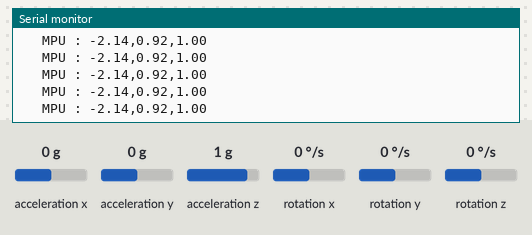
Bench run of a sketch on a simulated ESP8266 (NodeMCU). Parts: the last lines printed to the serial monitor. Wiring (inferred from the names in the program): MPU-6050 motion sensor at I2C address 0x68. The inputs (shaded band) are chosen by the test bench; at power-on: acceleration x 0 g, acceleration y 0 g, acceleration z 1 g, rotation x 0 °/s, rotation y 0 °/s, rotation z 0 °/s. WiFi joins after 1.5 s; servers stay silent unless stated; no MQTT or app messages arrive unless stated.

Above: at 3.6 s.
3.7 s: acceleration x set to -1.4 g
At 3.98 s:
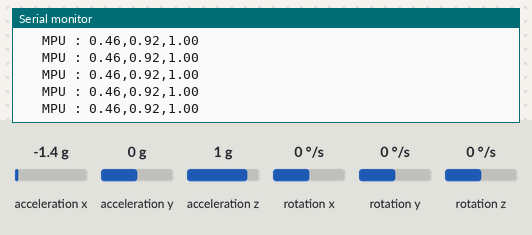
5.2 s: acceleration y set to -1.4 g
At 5.49 s:
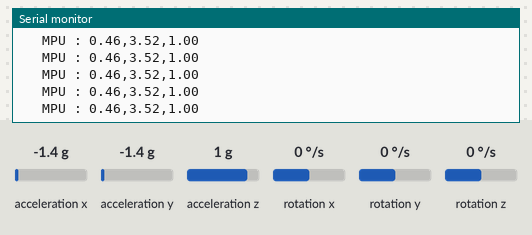
6.7 s: acceleration z set to -1.4 g
At 7.01 s:
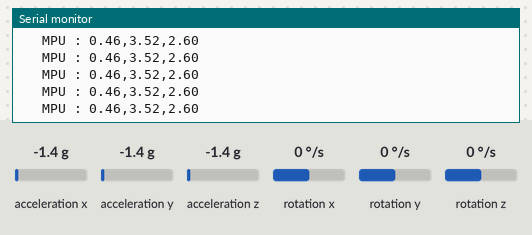

Measured:
- after the input at 3.7 s, the serial monitor: prints a new line at once (image 1)
- after the input at 5.2 s, the serial monitor: prints a new line at once (image 2)
- after the input at 6.7 s, the serial monitor: prints a new line at once (image 3)

The sketch:

mpumqtt.ino
```cpp
#include<Wire.h>
#include <ESP8266WiFi.h>
#include <PubSubClient.h>

#define MQTT_MAX_PACKET_SIZE 1024  // fix for MQTT client dropping messages over 128B ganti MQTT MAX PAKCET SIZE di Arduino/Libraries/PubSubClient/src/PubSubClient.h


//https://howtomechatronics.com/tutorials/arduino/arduino-and-mpu6050-accelerometer-and-gyroscope-tutorial/
const int MPU = 0x68; // MPU6050 I2C address
float AccX, AccY, AccZ;
float GyroX, GyroY, GyroZ;

float accAngleX, accAngleY, gyroAngleX, gyroAngleY, gyroAngleZ;
float roll, pitch, yaw;
float AccErrorX, AccErrorY, GyroErrorX, GyroErrorY, GyroErrorZ;
float elapsedTime, currentTime, previousTime;
int c = 0;

// Wifi And MQTT Configuration
const char* ssid = "Yuhu"; // Enter your WiFi name
const char* password =  "blahblah"; // Enter WiFi password
const char* mqttServer = "192.168.43.56";
const int mqttPort = 1883;

#define device_name "Device2"
 char* topic_name_accX = "Device2/accX";
 char* topic_name_accY = "Device2/accY";
 char* topic_name_accZ = "Device2/accZ";

 unsigned long lastReconnectAttempt = 0;

WiFiClient espClient;
PubSubClient client(espClient);

void setup() {
    Serial.begin(9600);
    Serial.println("MPU MQTT");
    setup_MPU();
    //calculate_IMU_error();
    setup_wifi();
    setup_mqtt();
}

void setup_wifi(){
  delay(10);
  // Connect to WiFi network
  Serial.println();
  Serial.println();
  Serial.print("Connecting to ");
  Serial.println(ssid);

  WiFi.begin(ssid, password);
  while (WiFi.status() != WL_CONNECTED) {
    Serial.print(".");
    delay(500);
  }
}

void setup_mqtt(){
  client.setServer(mqttServer, mqttPort);

  while (!client.connected()) {
    Serial.println("Connecting to MQTT...");

    if (client.connect(device_name)) {

      Serial.println("connected");

    } else {

      Serial.print("failed with state ");
      Serial.print(client.state());
      delay(2000);

    }
  }
}


void setup_MPU(){
   Wire.begin();                      // Initialize comunication
  Wire.beginTransmission(MPU);       // Start communication with MPU6050 // MPU=0x68
  Wire.write(0x6B);                  // Talk to the register 6B
  Wire.write(0x00);                  // Make reset - place a 0 into the 6B register
  Wire.endTransmission(true);        //end the transmission

  calculate_IMU_error();
    /*
   * AccErrorX: -0.04
    AccErrorY: 0.06
    GyroErrorX: 0.01
    GyroErrorY: 0.03
    GyroErrorZ: -0.03
   */
  delay(500);
}

void calculate_IMU_error() {
  // We can call this funtion in the setup section to calculate the accelerometer and gyro data error. From here we will get the error values used in the above equations printed on the Serial Monitor.
  // Note that we should place the IMU flat in order to get the proper values, so that we then can the correct values
  // Read accelerometer values 200 times
  while (c < 200) {
    Wire.beginTransmission(MPU);
    Wire.write(0x3B);
    Wire.endTransmission(false);
    Wire.requestFrom(MPU, 6, true);
    AccX = (Wire.read() << 8 | Wire.read()) / 16384.0 ;
    AccY = (Wire.read() << 8 | Wire.read()) / 16384.0 ;
    AccZ = (Wire.read() << 8 | Wire.read()) / 16384.0 ;
    // Sum all readings
    AccErrorX = AccErrorX + ((atan((AccY) / sqrt(pow((AccX), 2) + pow((AccZ), 2))) * 180 / PI));
    AccErrorY = AccErrorY + ((atan(-1 * (AccX) / sqrt(pow((AccY), 2) + pow((AccZ), 2))) * 180 / PI));
    c++;
  }
  //Divide the sum by 200 to get the error value
  AccErrorX = AccErrorX / 200;
  AccErrorY = AccErrorY / 200;
  c = 0;
  // Read gyro values 200 times
  while (c < 200) {
    Wire.beginTransmission(MPU);
    Wire.write(0x43);
    Wire.endTransmission(false);
    Wire.requestFrom(MPU, 6, true);
    GyroX = Wire.read() << 8 | Wire.read();
    GyroY = Wire.read() << 8 | Wire.read();
    GyroZ = Wire.read() << 8 | Wire.read();
    // Sum all readings
    GyroErrorX = GyroErrorX + (GyroX / 131.0);
    GyroErrorY = GyroErrorY + (GyroY / 131.0);
    GyroErrorZ = GyroErrorZ + (GyroZ / 131.0);
    c++;
  }
  //Divide the sum by 200 to get the error value
  GyroErrorX = GyroErrorX / 200;
  GyroErrorY = GyroErrorY / 200;
  GyroErrorZ = GyroErrorZ / 200;
  // Print the error values on the Serial Monitor
  Serial.print("AccErrorX: ");
  Serial.println(AccErrorX);
  Serial.print("AccErrorY: ");
  Serial.println(AccErrorY);
  Serial.print("GyroErrorX: ");
  Serial.println(GyroErrorX);
  Serial.print("GyroErrorY: ");
  Serial.println(GyroErrorY);
  Serial.print("GyroErrorZ: ");
  Serial.println(GyroErrorZ);
}

void read_acc(){
  // === Read acceleromter data === //
  Wire.beginTransmission(MPU);
  Wire.write(0x3B); // Start with register 0x3B (ACCEL_XOUT_H)
  Wire.endTransmission(false);
  Wire.requestFrom(MPU, 6, true); // Read 6 registers total, each axis value is stored in 2 registers
  //For a range of +-2g, we need to divide the raw values by 16384, according to the datasheet
  AccX = (Wire.read() << 8 | Wire.read()) / 16384.0; // X-axis value
  AccY = (Wire.read() << 8 | Wire.read()) / 16384.0; // Y-axis value
  AccZ = (Wire.read() << 8 | Wire.read()) / 16384.0; // Z-axis value

  // correct accelero
  AccX = AccX - 2.14; // AccErrorX 10.42

  AccY = AccY + 0.92; // AccErrorY -31.51


}

String dataAccX,dataAccY,dataAccZ;
int counter = 0;
void tampung_data(){
  if (counter <= 30){
    if (counter <= 29){
      dataAccY = dataAccY + String(AccY,2) + ",";
      dataAccX = dataAccX + String(AccX,2) + ",";
      dataAccZ = dataAccZ + String(AccY,2) + ",";
    } else {
      dataAccY = dataAccY + String(AccY,2);
      dataAccX = dataAccX + String(AccX,2);
      dataAccZ = dataAccZ + String(AccY,2);
    }
  } else {
    send_data();
    counter = 0;
    dataAccY = "";
    dataAccX = "";
    dataAccZ = "";
  }
  counter++;

}

/**
  Publish data to MQTT in easy way
**/
char dataPublish[150];
void publishMQTT(char* topics, String data){
   data.toCharArray(dataPublish, data.length() + 1);
   client.publish(topics, dataPublish);
}

void send_data(){
  publishMQTT(topic_name_accX, dataAccX);
  publishMQTT(topic_name_accY, dataAccY);
  publishMQTT(topic_name_accZ, dataAccZ);
}

int count_data = 0;
void process_acc(){
  count_data = 0;

  dataAccX = " ";
  dataAccY = " ";
  dataAccZ = " ";


  // wait until 30 times
  while (count_data < 30) {
    read_acc();
    Serial.print("\t MPU : "); Serial.print(AccX,2);
    Serial.print(","); Serial.print(AccY,2);
    Serial.print(","); Serial.println(AccZ,2);

    if(count_data < 29){
      dataAccX += (String(AccX,2)+",");
      dataAccZ += (String(AccZ,2)+",");
      dataAccY += (String(AccY,2)+",");
    } else {
      dataAccX += (String(AccX,2));
      dataAccZ += (String(AccZ,2));
      dataAccY += (String(AccY,2));
    }
    count_data++;
    delay(20);
  }

  // send data to broker
  char buffer_AccX[dataAccX.length()+1];
  dataAccX.toCharArray(buffer_AccX,dataAccX.length()+1);
  client.publish(topic_name_accX,buffer_AccX);

  char buffer_AccY[dataAccY.length()+1];
  dataAccY.toCharArray(buffer_AccY,dataAccY.length()+1);
  client.publish(topic_name_accY,buffer_AccY);

  char buffer_AccZ[dataAccZ.length()+1];
  dataAccZ.toCharArray(buffer_AccZ,dataAccZ.length()+1);
  client.publish(topic_name_accZ,buffer_AccZ);


}

void callback(char* topic, byte* payload, unsigned int length) {

  Serial.print("Message arrived in topic: ");
  Serial.println(topic);

  Serial.print("Message:");
  for (int i = 0; i < length; i++) {
    Serial.print((char)payload[i]);
  }

  Serial.println();
  Serial.println("-----------------------");

}

boolean reconnect() {
  if (client.connect(device_name)) {
    //if (client.connect(device_name,mqtt_user,mqtt_password)) {
    //client.subscribe(mqtt_topic_callibration);
  }
  return client.connected();
}

void loop() {
   // Loop until we're reconnected
  if (!client.connected()) {
    long now = millis();
    if (now - lastReconnectAttempt > 5000) {
      lastReconnectAttempt = now;
      // Attempt to reconnect
      if (reconnect()) {
        lastReconnectAttempt = 0;
      }
    }
    Serial.println("Device not connecting...");
  } else {
    // Client connected
    //Serial.println("MQTT Connect...");

    //read_acc(); // baca mpu with millis
    process_acc();

    client.loop();
  }

    delay(50);
}
```
